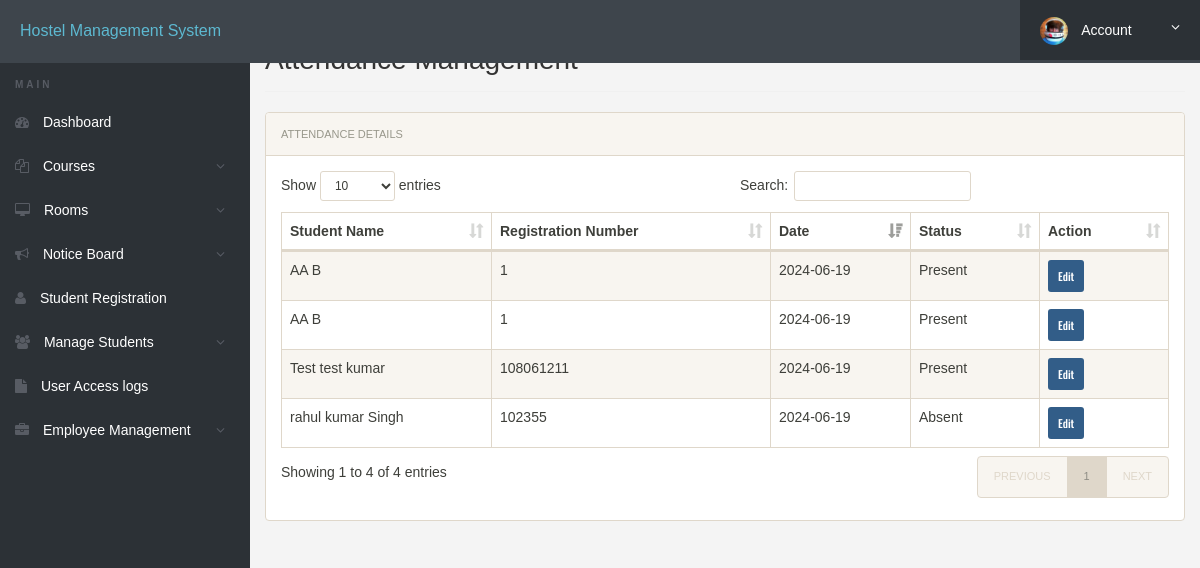
Page /admin/attendance.php (signed in) on the committed database.
### tables this page shows
CREATE TABLE `attendance` (
  `id` int(11) NOT NULL,
  `user_id` int(11) NOT NULL,
  `date` date NOT NULL,
  `status` enum('Present','Absent') NOT NULL
);

CREATE TABLE `userregistration` (
  `id` int(11) NOT NULL,
  `regNo` varchar(255) DEFAULT NULL,
  `firstName` varchar(255) DEFAULT NULL,
  `middleName` varchar(255) DEFAULT NULL,
  `lastName` varchar(255) DEFAULT NULL,
  `gender` varchar(255) DEFAULT NULL,
  `contactNo` bigint(20) DEFAULT NULL,
  `email` varchar(255) DEFAULT NULL,
  `password` varchar(255) DEFAULT NULL,
  `regDate` timestamp NULL DEFAULT current_timestamp(),
  `updationDate` varchar(45) DEFAULT NULL,
  `passUdateDate` varchar(45) DEFAULT NULL
);

### admin/attendance.php (the view, shortened to what this page needs)
<?php
include('includes/config.php');
?>
<!DOCTYPE html>
<html lang="en">
<head>
    <link rel="stylesheet" href="css/font-awesome.min.css">
    <link rel="stylesheet" href="css/bootstrap.min.css">
    <link rel="stylesheet" href="css/dataTables.bootstrap.min.css">
    <link rel="stylesheet" href="css/bootstrap-social.css">
    <link rel="stylesheet" href="css/bootstrap-select.css">
    <link rel="stylesheet" href="css/fileinput.min.css">
    <link rel="stylesheet" href="css/awesome-bootstrap-checkbox.css">
    <link rel="stylesheet" href="css/style.css">
</head>
<body>
    <?php include("includes/header.php"); ?>
    <div class="ts-main-content">
        <?php include("includes/sidebar.php"); ?>
        <div class="content-wrapper">
            <div class="container-fluid">
                <div class="row">
                    <div class="col-md-12">
                        <h2 class="page-title">Attendance Management</h2>
                        <div class="panel panel-default">
                            <div class="panel-heading">Attendance Details</div>
                            <div class="panel-body">
                                <table id="attendanceTable" class="table table-striped table-bordered" style="width:100%">
                                    <thead>
                                        <tr>
                                            <th>Student Name</th>
                                            <th>Registration Number</th>
                                            <th>Date</th>
                                            <th>Status</th>
                                            <th>Action</th>
                                        </tr>
                                    </thead>
                                    <tbody>
                                        <?php
                                        $searchQuery = "SELECT a.id as attendance_id, u.firstName, u.middleName, u.lastName, u.regNo, a.date, a.status
                                                        FROM attendance a
                                                        JOIN userregistration u ON a.user_id = u.id";
                                        $searchQuery .= " ORDER BY a.date DESC";
                                        $result = mysqli_query($mysqli, $searchQuery);
                                        if (mysqli_num_rows($result) > 0) {
                                            while ($row = mysqli_fetch_assoc($result)) {
                                                echo "<tr>";
                                                echo "<td>" . htmlspecialchars($row['firstName'] . ' ' . $row['middleName'] . ' ' . $row['lastName']) . "</td>";
                                                echo "<td>" . htmlspecialchars($row['regNo']) . "</td>";
                                                echo "<td>" . htmlspecialchars($row['date']) . "</td>";
                                                echo "<td>" . htmlspecialchars($row['status']) . "</td>";
                                                echo '<td>';
                                                echo '<button class="btn btn-primary btn-sm toggle-update">Edit</button>';
                                                echo '</td>';
                                                echo "</tr>";
                                            }
                                        } else {
                                            echo "<tr><td colspan='5'>No attendance records found</td></tr>";
                                        }
                                        ?>
                                    </tbody>
                                </table>
                            </div>
                        </div>
                    </div>
                </div>
            </div>
        </div>
    </div>
</body>
</html>

### admin/css/style.css (style rules this page uses)
html { font-size: 14px; }
@media only screen and (min-width: 480px) { html { font-size: 17px; } }
@media only screen and (min-width: 768px) { html { font-size: 14px; } }
body { font-size: 1em; }
.btn { font-family: 'Oswald', sans-serif; }
.panel { overflow: hidden; }
.btn { text-transform: none; }
.page-title { padding-bottom: 15px; margin-bottom: 20px; border-bottom: 1px solid #f0f0f0; }
.ts-main-content .content-wrapper { padding-top: 15px; margin-top: 10px; }
@media only screen and (min-width: 992px) { .ts-main-content .content-wrapper { margin-left: 250px; } }
body { font-family: Arial, sans-serif; background-color: #f4f4f4; margin: 0; padding: 0; }
h2 { color: #333; margin-bottom: 20px; font-size: 24px; }
button[type="submit"], button { display: inline-block; padding: 10px 20px; font-size: 16px; color: #fff; background-color: #007bff; border: none; border-radius: 5px; cursor: pointer; transition: background-color 0.3s ease; margin-right: 10px; }
.content-wrapper { margin-top: 50px; }
.page-title { margin-bottom: 20px; font-size: 28px; color: #333; }

### rows in the picture
attendance: user.lastName "AA B", user.regNo "1", date "2024-06-19", status "Present"
attendance: user.lastName "AA B", user.regNo "1", date "2024-06-19", status "Present"
attendance: user.lastName "Test test kumar", user.regNo "108061211", date "2024-06-19", status "Present"
attendance: user.lastName "rahul kumar Singh", user.regNo "102355", date "2024-06-19", status "Absent"
